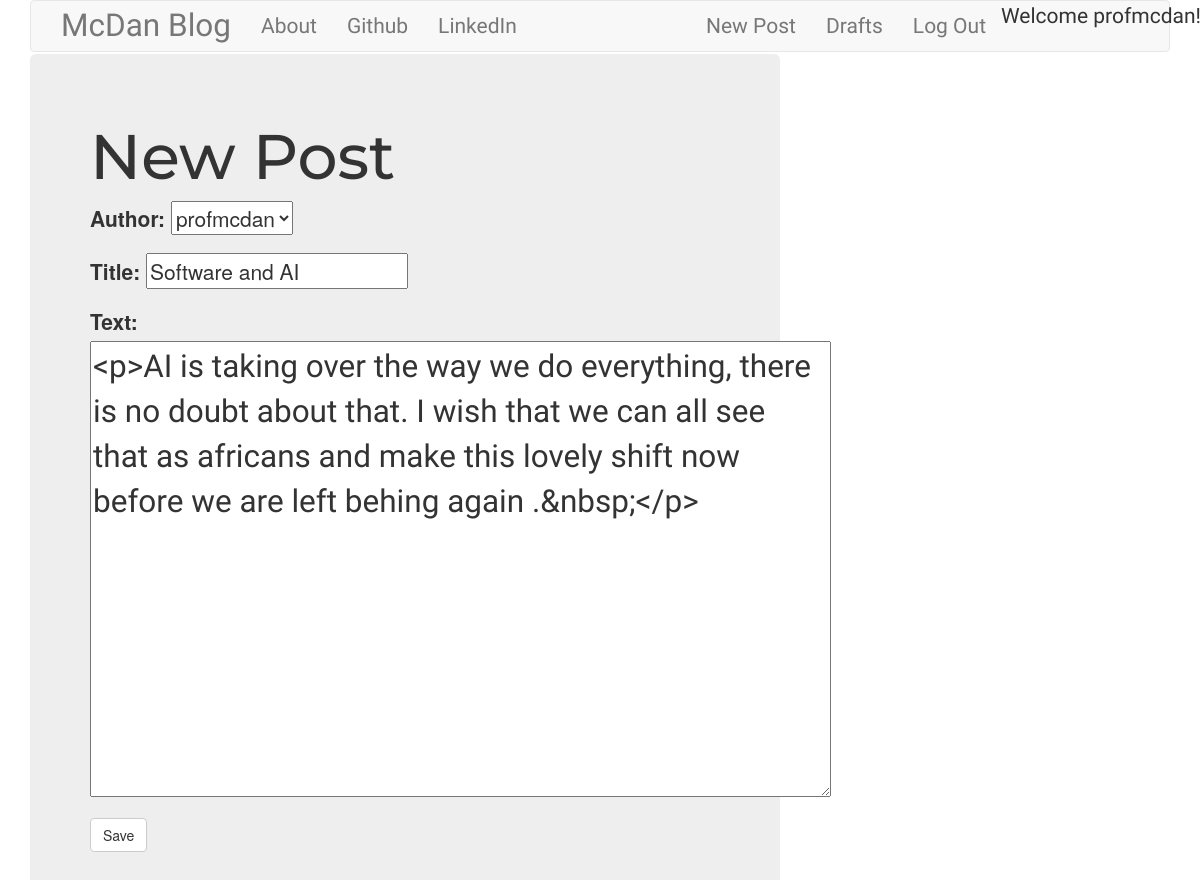
Screenshot of /post/2/edit/ (signed in) with the database file from the repository.
### blog/models.py (models this page shows, shortened)
class Post(models.Model):
    author = models.ForeignKey('auth.User') # Link author with authporization
    title = models.CharField(max_length = 200)
    text = models.TextField()
    created_date = models.DateTimeField(auto_now=True)
    published_date = models.DateTimeField(blank=True, null=True)

### blog/views.py (the view)
# urls.py: url(r'^post/(?P<pk>\d+)/edit/$', views.PostUpdateView.as_view(), name='post_edit'),
class PostUpdateView(LoginRequiredMixin, UpdateView):
    login_url = '/login/'
    redirect_field_name = 'blog/post_detail.html'
    form_class = PostForm
    model = Post

### blog/forms.py
class PostForm(forms.ModelForm):
    class Meta():
        model = Post
        fields = ('author', 'title', 'text')
        widgets = {
            'title': forms.TextInput(attrs={'class':'textinputclass'}),
            'text': forms.Textarea(attrs={'class':'editable medium-editor-textarea postcontent'})
        }

### blog/templates/blog/post_form.html (shortened to what this page needs)
{% extends 'blog/base.html' %}
{% block body_block %}
<div class="jumbotron">
  <h1>New Post</h1>
  <form class="post-form" method="post">
    {{ form.as_p }}
    <button type="submit" class=" save btn btn-default" name="button">Save</button>
  </form>
</div>
{% endblock %}

### blog/templates/blog/base.html (shortened to what this page needs)
<!DOCTYPE html>
{% load staticfiles %}
<html>
  <head>
    <link rel="stylesheet" href="https://maxcdn.bootstrapcdn.com/bootstrap/3.3.7/css/bootstrap.min.css">
    <link rel="stylesheet" href="//cdn.jsdelivr.net/medium-editor/latest/css/medium-editor.min.css" type="text/css" media="screen" charset="utf-8">
    <link rel="stylesheet" href="{% static 'css/blog.css' %}">
  </head>
  <body>
    <div class="container">
      <nav class="navbar navbar-default techfont custom-navbar">
        <div class="container">
          <ul class="nav navbar-nav">
            <li><a class="bigbrand" href="{% url 'post_list' %}">McDan Blog</a></li>
            <li><a href="{% url 'about' %}">About</a></li>
            <li><a href="https://www.github.com/profmcdan">Github</a></li>
            <li><a href="https://www.linkedin.com">LinkedIn</a></li>
          </ul>
          <ul class="nav navbar-nav navbar-right">
            {% if user.is_authenticated %}
              <li><a href="{% url 'post_new' %}">New Post</a></li>
              <li><a href="{% url 'post_draft_list' %}">Drafts</a></li>
              <li><a href="{% url 'logout' %}">Log Out</a></li>
              <li>Welcome {{ user.username }}!</li>
            {% else %}
              <li class="nav navbar-right"><a href="{% url 'login' %}"><span class="glyphicon glyphicon-user"></span></a></li>
            {% endif %}
          </ul>
        </div>
      </nav>
    </div>
    <div class="container">
      <div class="row">
        <div class="col-md-8">
          <div class="blog_posts">
            {% block body_block %}{% endblock %}
          </div>
        </div>
      </div>
    </div>
  </body>
</html>

### blog/static/css/blog.css (style rules this page uses)
h1 { font-family: 'Montserrat', sans-serif; }
li { font-family: 'Gloria Hallelujah', cursive; }
a { font-family: 'Vidaloka', serif; }
.techfont { font-family: 'Berkshire Swash', cursive; font-size: 1.5em; margin-bottom: 2px; }
.bigbrand { font-size: 1.5em; }
.postcontent { font-family: 'Gloria Hallelujah', cursive; font-size: 1.5em; }

### rows the page displays
Post: author "profmcdan", title "Software and AI", text "<p>AI is taking over the way we do everything, there is no doubt about that. I wish that we can all see that as africans and make this lovely shift now before we are left behing again .&nbsp;</p>"

### other values shown
{{ user.username }} "profmcdan"
